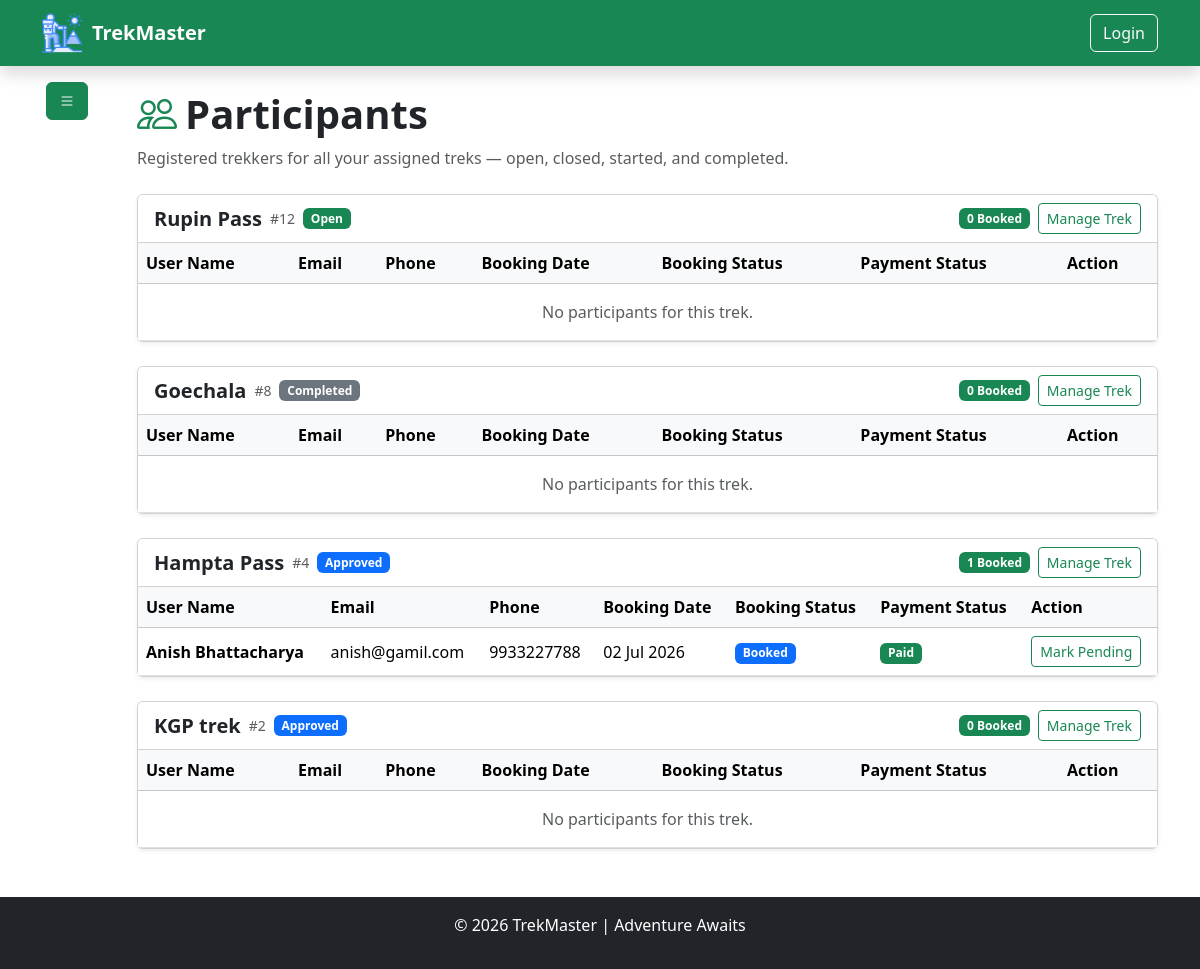
Page /trekstaff/participants (signed in) on the earlier database version.
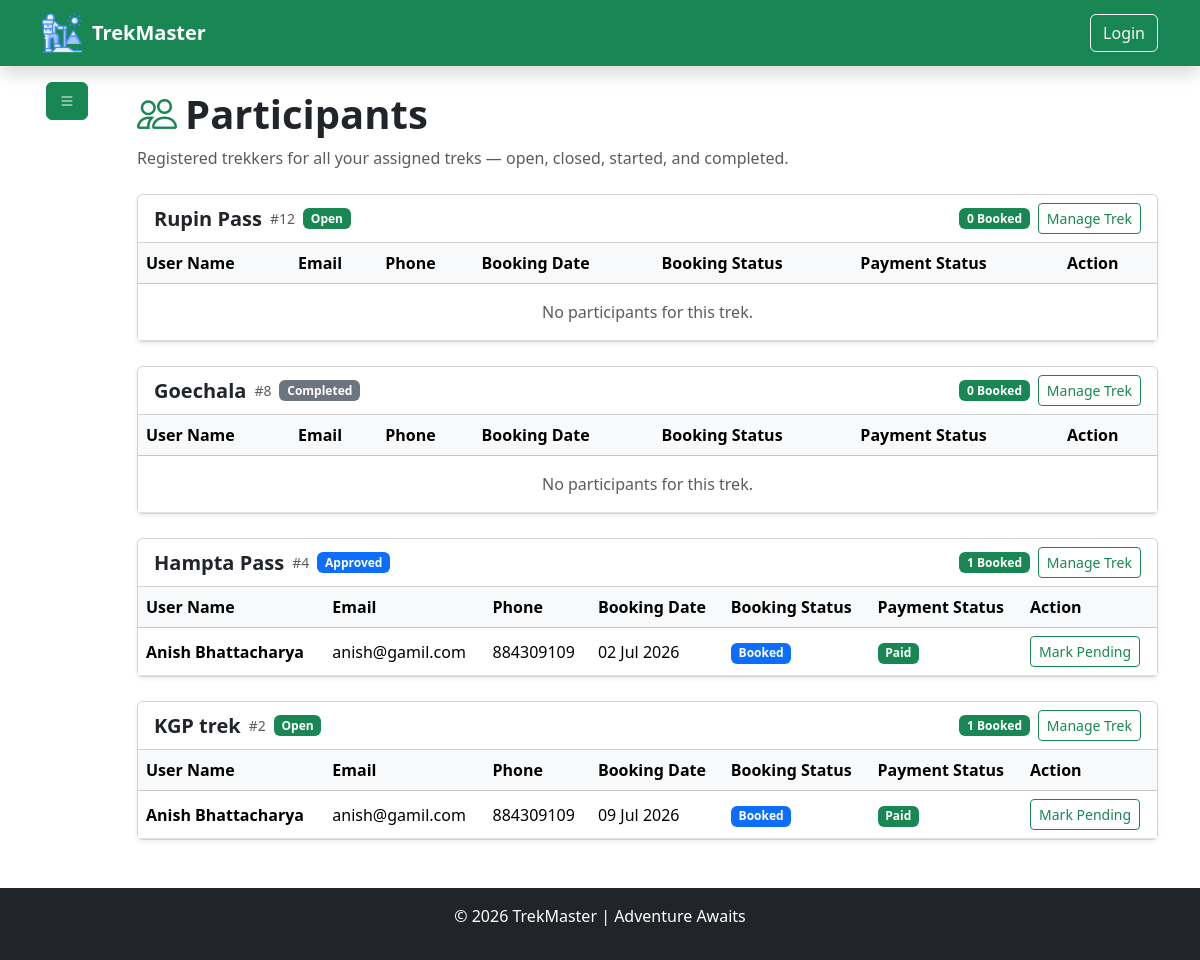
Same page on the later database version.
### model/model.py (models this page shows, shortened)
class BaseModel(TimeStampMixin, db.Model):
    __abstract__ = True  ## means this class is not a table in the database, but it can be inherited by other models to have common fields [new concept of abstract base class in SQLAlchemy]
    id = db.Column(db.Integer, primary_key=True)

class TrekModel(BaseModel):
    __tablename__ = "treks"
    name = db.Column(db.String(100), nullable=False)
    location = db.Column(db.String(100), nullable=False)
    difficulty = db.Column(db.Enum(TrekDifficulty), nullable=False)
    duration = db.Column(db.Integer, nullable=False)  # in days
    total_slots = db.Column(db.Integer, nullable=False, default=10)
    available_slots = db.Column(db.Integer, nullable=False, default=10)
    price = db.Column(db.Numeric(10, 2), nullable=False)
    description = db.Column(db.String(600), nullable=True)
    image_url = db.Column(db.String(200), nullable=True)
    starting_at = db.Column(db.DateTime, nullable=False, default=datetime.utcnow)
    ending_at = db.Column(db.DateTime, nullable=False)
    status = db.Column(db.Enum(TrekStatus), default=TrekStatus.PENDING, nullable=False)
    assigned_staff_id = db.Column(db.Integer, db.ForeignKey("staffs.id"), nullable=True)
    bookings = db.relationship(
        "BookingModel", backref=db.backref("trek", lazy=True), lazy=True, cascade="all, delete-orphan"
    )  # one to many relationship with BookingModel
    __table_args__ = (
        db.CheckConstraint(
            "available_slots <= total_slots", name="check_available_slots"
        ),
        db.CheckConstraint("starting_at < ending_at", name="ending before start constraint"),
        db.CheckConstraint("price >= 0", name="zero_price_constraint"),
    )

class BookingModel(BaseModel):
    __tablename__ = "bookings"
    user_id = db.Column(db.Integer, db.ForeignKey("users.id"), nullable=False)
    trek_id = db.Column(db.Integer, db.ForeignKey("treks.id"), nullable=False)
    booking_date = db.Column(db.DateTime, default=datetime.utcnow, nullable=False)
    status = db.Column(
        db.Enum(BookingStatus), default=BookingStatus.BOOKED, nullable=False
    )
    payment_status = db.Column(
        db.Enum(PaymentStatus), default=PaymentStatus.PENDING, nullable=False
    )
    amount_paid = db.Column(db.Numeric(10, 2), nullable=False, default=0.00)
    booking_cancel_date = db.Column(db.DateTime, nullable=True)
    __table_args__ = (
        db.UniqueConstraint(
            "user_id", "trek_id", name="unique_user_trek_booking"
        ),  ## only one user can book a trek at a time
    )

class UserModel(BaseModel):  ## trekkers [by default] , staff [call StaffModel] , admin [programitically created]
    __tablename__ = "users"
    username = db.Column(db.String(50), nullable=False)
    email = db.Column(db.String(100), unique=True, nullable=False)
    phone = db.Column(db.String(15), unique=True, nullable=False)
    password_hash = db.Column(db.String(128), nullable=False)
    role = db.Column(db.Enum(UserRole), default=UserRole.TREKKER, nullable=False)
    """
    # db.Enum is used to store the enum values in the database as strings, and it will automatically handle the conversion between the enum and the string representation in the database.
    # raw syntax : db.Enum("admin" , "user" , "staff" , name = "user_roles")  # this is the raw syntax to create enum in SQLAlchemy, but we are using python enum class to create enum and then using it in the model.
    """
    is_active = db.Column(db.Boolean, default=True, nullable=False)
    is_blacklisted = db.Column(db.Boolean, default=False, nullable=False)
    blacklisted_reason = db.Column(db.String(500), nullable=True)
    bookings = db.relationship(
        "BookingModel",  ## here we specify the python model name not the table name
        backref=db.backref("user", lazy=True), # gives booking132.user to access the user who made the booking
        foreign_keys="BookingModel.user_id",  # which foreign key should be used
        lazy=True,
        cascade="all, delete-orphan",  # if a user is deleted, all their bookings will be deleted as well
    )
    staff_profile = db.relationship(
        "StaffModel",
        backref=db.backref("user", uselist=False),
        uselist=False,
        cascade="all, delete-orphan",
    )

### utils/authentication.py (the view)
    def wrapper(*args , **kwargs):
        if "user_id" not in session:
            flash("Please log in to access this page.", "danger")
            return redirect("/auth/login")
        user = UserModel.query.filter_by(id=session["user_id"]).first()
        if not user:
            flash("User not found.", "danger")
            return redirect("/auth/login")
        return func(
            *args,
            **kwargs
        )

### controller/trek_staff_controller.py (called while the page is built)
def get_current_staff():
    user_id = session.get("user_id")
    staff = StaffModel.query.filter_by(user_id=user_id).first()
    return staff

def load_trek_stats(treks):
    for trek in treks:
        trek.booked_participants = len(
            [b for b in trek.bookings if b.status == BookingStatus.BOOKED]
        )
    return treks

def participants():
    staff = get_current_staff()
    if not staff:
        flash("Staff not found.", "danger")
        return redirect(url_for("authentication.login"))
    assigned_treks = (
        TrekModel.query.filter_by(assigned_staff_id=staff.id)
        .order_by(TrekModel.id.desc())
        .all()
    )
    load_trek_stats(assigned_treks)
    trek_participants = []
    for trek in assigned_treks:
        bookings = (
            BookingModel.query.filter_by(trek_id=trek.id)
            .order_by(BookingModel.booking_date.desc())
            .all()
        )
        trek_participants.append({"trek": trek, "bookings": bookings})
    return render_template(
        "trekStaff/participants.html",
        staff=staff,
        trek_participants=trek_participants,
    )

### templates/trekStaff/participants.html (shortened to what the changed rows need)
{% extends "base.html" %}
{% block content %}
<div class="container">
    <div class="row">
        <div class="col-11">
            <div class="py-4">
                <h1 class="fw-bold d-flex align-items-center gap-2">
                    <i class="bi bi-people text-success"></i>
                    Participants
                </h1>
                {% for item in trek_participants %}
                <div class="card shadow-sm mb-4">
                    <div class="card-header bg-white d-flex justify-content-between align-items-center flex-wrap gap-2">
                        <div class="d-flex align-items-center gap-2 flex-wrap">
                            <h5 class="mb-0 fw-bold">{{ item.trek.name }}</h5>
                            <span class="text-muted small">#{{ item.trek.id }}</span>
                            {% if item.trek.status.value == 'open' %}
                            <span class="badge bg-success">Open</span>
                            {% elif item.trek.status.value == 'closed' %}
                            <span class="badge bg-danger">Closed</span>
                            {% elif item.trek.status.value == 'started' %}
                            <span class="badge bg-info">Started</span>
                            {% elif item.trek.status.value == 'completed' %}
                            <span class="badge bg-secondary">Completed</span>
                            {% elif item.trek.status.value == 'approved' %}
                            <span class="badge bg-primary">Approved</span>
                            {% elif item.trek.status.value == 'pending' %}
                            <span class="badge bg-warning text-dark">Pending</span>
                            {% else %}
                            <span class="badge bg-light text-dark text-capitalize">{{ item.trek.status.value }}</span>
                            {% endif %}
                        </div>
                        <div class="d-flex gap-2 align-items-center">
                            <span class="badge bg-success">{{ item.trek.booked_participants }} Booked</span>
                            <a href="/trekstaff/manage-trek/{{ item.trek.id }}" class="btn btn-sm btn-outline-success">
                                Manage Trek
                            </a>
                        </div>
                    </div>
                    <div class="table-responsive">
                        <table class="table table-hover align-middle mb-0">
                            <thead class="table-light">
                                <tr>
                                    <th>User Name</th>
                                    <th>Email</th>
                                    <th>Phone</th>
                                    <th>Booking Date</th>
                                    <th>Booking Status</th>
                                    <th>Payment Status</th>
                                    <th>Action</th>
                                </tr>
                            </thead>
                            <tbody>
                                {% if item.bookings|length == 0 %}
                                <tr>
                                    <td colspan="7" class="text-center py-3 text-muted">
                                        No participants for this trek.
                                    </td>
                                </tr>
                                {% endif %}
                                {% for booking in item.bookings %}
                                <tr>
                                    <td class="fw-semibold">{{ booking.user.username }}</td>
                                    <td>{{ booking.user.email }}</td>
                                    <td>{{ booking.user.phone }}</td>
                                    <td>{{ booking.booking_date.strftime("%d %b %Y") }}</td>
                                    <td>
                                        <span class="badge bg-primary text-capitalize">{{ booking.status.value }}</span>
                                    </td>
                                    <td>
                                        {% if booking.payment_status.value == 'paid' %}
                                        <span class="badge bg-success">Paid</span>
                                        {% else %}
                                        <span class="badge bg-warning text-dark text-capitalize">{{ booking.payment_status.value }}</span>
                                        {% endif %}
                                    </td>
                                    <td>
                                        <form method="POST" action="/trekstaff/toggle-payment/{{ booking.id }}" class="d-inline">
                                            <button type="submit" class="btn btn-sm btn-outline-success">
                                                {% if booking.payment_status.value == 'paid' %}
                                                Mark Pending
                                                {% else %}
                                                Mark Paid
                                                {% endif %}
                                            </button>
                                        </form>
                                    </td>
                                </tr>
                                {% endfor %}
                            </tbody>
                        </table>
                    </div>
                </div>
                {% endfor %}
            </div>
        </div>
    </div>
</div>
{% endblock %}

Differences in the rows shown:
changed BookingModel "02 Jul 2026": user.phone "9933227788" → "884309109"
changed TrekModel "KGP trek": status "APPROVED" → "OPEN" (drawn)
added BookingModel: user.username "Anish Bhattacharya", user.email "anish@gamil.com", user.phone "884309109", booking_date "09 Jul 2026", status.value "Booked", payment_status "Paid", shown under "KGP trek"
Other differences:
new list line: "KGP trek 2"
new list line: "# Open 1 Booked Manage Trek User Name Email Phone Booking Date Booking Status Payment Status Action"
list line gone: "KGP trek 2"
list line gone: "# Approved 0 Booked Manage Trek User Name Email Phone Booking Date Booking Status Payment Status Action No participants for this trek."
